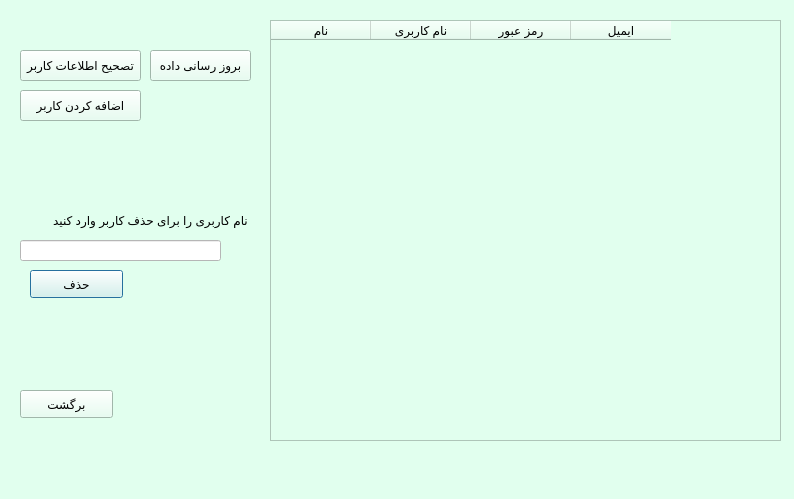
<?xml version="1.0" encoding="UTF-8"?>
<ui version="4.0">
 <class>Dialog</class>
 <widget class="QDialog" name="Dialog">
  <property name="geometry">
   <rect>
    <x>0</x>
    <y>0</y>
    <width>794</width>
    <height>499</height>
   </rect>
  </property>
  <property name="windowTitle">
   <string>Dialog</string>
  </property>
  <property name="styleSheet">
   <string notr="true">background-color: rgb(225, 255, 238);</string>
  </property>
  <widget class="QTableWidget" name="show_registred_warehousekeeper_table">
   <property name="geometry">
    <rect>
     <x>270</x>
     <y>20</y>
     <width>511</width>
     <height>421</height>
    </rect>
   </property>
   <column>
    <property name="text">
     <string>نام</string>
    </property>
   </column>
   <column>
    <property name="text">
     <string>نام کاربری</string>
    </property>
   </column>
   <column>
    <property name="text">
     <string>رمز عبور</string>
    </property>
   </column>
   <column>
    <property name="text">
     <string>ایمیل</string>
    </property>
   </column>
  </widget>
  <widget class="QPushButton" name="Delete_user_button">
   <property name="geometry">
    <rect>
     <x>30</x>
     <y>270</y>
     <width>93</width>
     <height>28</height>
    </rect>
   </property>
   <property name="text">
    <string>حذف</string>
   </property>
  </widget>
  <widget class="QPushButton" name="edit_housekeeper_info_button">
   <property name="geometry">
    <rect>
     <x>20</x>
     <y>50</y>
     <width>121</width>
     <height>31</height>
    </rect>
   </property>
   <property name="text">
    <string>تصحیح اطلاعات کاربر</string>
   </property>
  </widget>
  <widget class="QPushButton" name="back_button">
   <property name="geometry">
    <rect>
     <x>20</x>
     <y>390</y>
     <width>93</width>
     <height>28</height>
    </rect>
   </property>
   <property name="text">
    <string>برگشت</string>
   </property>
  </widget>
  <widget class="QPushButton" name="update_table_button">
   <property name="geometry">
    <rect>
     <x>150</x>
     <y>50</y>
     <width>101</width>
     <height>31</height>
    </rect>
   </property>
   <property name="text">
    <string>بروز رسانی داده</string>
   </property>
  </widget>
  <widget class="QLabel" name="entername_details_label">
   <property name="geometry">
    <rect>
     <x>50</x>
     <y>210</y>
     <width>201</width>
     <height>21</height>
    </rect>
   </property>
   <property name="text">
    <string>نام کاربری را برای حذف کاربر وارد کنید</string>
   </property>
   <property name="alignment">
    <set>Qt::AlignCenter</set>
   </property>
  </widget>
  <widget class="QLineEdit" name="enter_username_to_delete_lineedit">
   <property name="geometry">
    <rect>
     <x>20</x>
     <y>240</y>
     <width>201</width>
     <height>21</height>
    </rect>
   </property>
   <property name="styleSheet">
    <string notr="true">background-color: rgb(255, 255, 255);</string>
   </property>
  </widget>
  <widget class="QPushButton" name="add_new_housekeeper_button">
   <property name="geometry">
    <rect>
     <x>20</x>
     <y>90</y>
     <width>121</width>
     <height>31</height>
    </rect>
   </property>
   <property name="text">
    <string>اضافه کردن کاربر</string>
   </property>
  </widget>
 </widget>
 <resources/>
 <connections/>
</ui>
